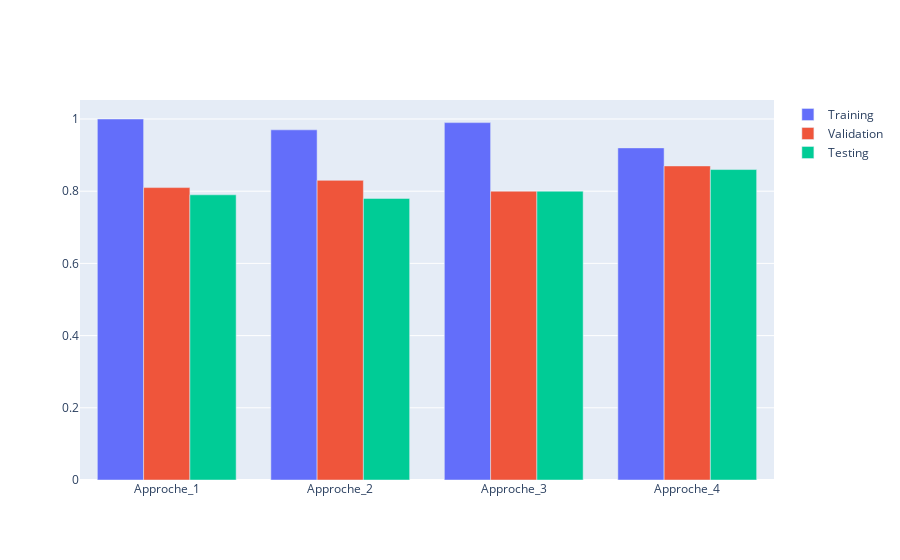

Notebook code for this chart:
### Code cell
import plotly.graph_objects as go

fig = go.Figure(data=[
    go.Bar(name='Training', x=approches, y=training),
    go.Bar(name='Validation', x=approches, y=validation),
    go.Bar(name='Testing', x=approches, y=testing)
])
# Change the bar mode
fig.update_layout(barmode='group')
fig.show()

### Figure 1 — Plotly figure (JSON) as saved in the notebook; plotly's stock layout.template omitted (floating-point values rounded to 4 significant figures)
{"data": [{"name": "Training", "type": "bar", "x": ["Approche_1", "Approche_2", "Approche_3", "Approche_4"], "y": [1, 0.97, 0.99, 0.92]}, {"name": "Validation", "type": "bar", "x": ["Approche_1", "Approche_2", "Approche_3", "Approche_4"], "y": [0.81, 0.83, 0.8, 0.87]}, {"name": "Testing", "type": "bar", "x": ["Approche_1", "Approche_2", "Approche_3", "Approche_4"], "y": [0.79, 0.78, 0.8, 0.86]}], "layout": {"barmode": "group"}}
